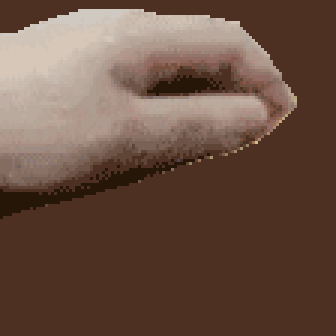
#> input picture PetPetFrames/template.gif, 112 x 112 px (shown 3 times larger)
$ python -i petpet_avatar.py   (imports and definitions only)
#> lines starting #> are read from the running program, lines starting #| are printed output that depends on the picture; after the words box and inside, x2 and y2 are one past the last pixel; in counts of white or black regions, pixels touching at a corner belong together
# 生成摸摸gif模块


from pathlib import Path
import re
import requests
import math
from PIL import Image as PILImage, ImageDraw
from graia.ariadne.app import Ariadne
from graia.ariadne.event.message import GroupMessage
from graia.ariadne.message.chain import MessageChain
from graia.ariadne.message.element import Image as GraiaImage
from graia.ariadne.model import Group, Member
from graia.saya import Channel
from graia.saya.builtins.broadcast import ListenerSchema

# [1 line that did not run here, left out]


def overlay_gif_on_image(image_path, output_path):
#> called with image_path = '../PetPetFrames/template.gif', output_path = 'out.png'
    import cv2            # 懒加载，仅在生成摸摸图时导入（省 ~150MB）
    import numpy as np

    gif_path = '/home/botin/hand_image/petpet/template.gif'

    image = cv2.imread(image_path)
#> image is the input picture: shape (112, 112, 3); mean B, G, R 67.7, 80.5, 107.2
    image_pil = PILImage.fromarray(cv2.cvtColor(image, cv2.COLOR_BGR2RGB))


    new_width = int(image_pil.width * 2 / 5)
#> new_width = 44
    new_height = int(image_pil.height * 2 / 5)
#> new_height = 44
    image_pil = image_pil.resize((new_width, new_height))
#> image_pil: PIL image 44x44 RGB

    mask = PILImage.new('L', image_pil.size, 0)
#> mask: PIL image 44x44 L; every value is 0
    draw = ImageDraw.Draw(mask)
    draw.ellipse((0, 0, image_pil.width, image_pil.height), fill=255)
    image_pil.putalpha(mask)
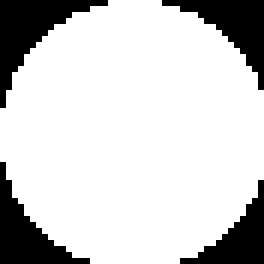
#> mask: PIL image 44x44 L (shown 6 times larger); 80.7% white; 4 black regions, box (x1, y1, x2, y2) and area: (0, 0, 18, 18) 111, (27, 0, 44, 15) 93, (0, 27, 15, 44) 93, (30, 30, 44, 44) 76
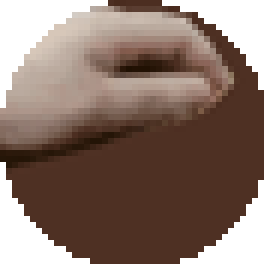
#> image_pil: PIL image 44x44 RGBA (shown 6 times larger); mean R, G, B, A 107.2, 80.5, 67.7, 205.9; transparent parts drawn white

    gif = PILImage.open(gif_path)
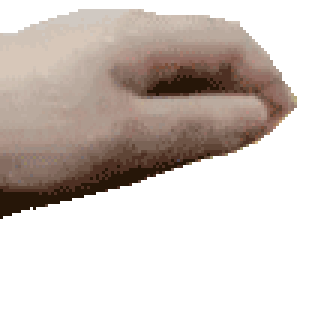
#> gif: PIL image 112x112 P (shown 3 times larger); mean R, G, B, A 60.1, 51.6, 46.6, 101; transparent parts drawn white
    new_frames = []

    for frame_idx in range(gif.n_frames):
        gif.seek(frame_idx)
        gif_frame = gif.convert("RGBA").resize((gif.width * 2, gif.height * 2))

        y_offset = int(15 * math.sin(frame_idx * 0.5))
        current_y = 16 + y_offset

        composite = PILImage.new("RGBA", gif_frame.size)
        composite.paste(image_pil, (0, current_y), image_pil)
        composite.alpha_composite(gif_frame)

        new_frames.append(composite.convert("RGB"))
#> this loop made 10 passes
#> pass 3, in overlay_gif_on_image, `gif_frame = gif.convert("RGBA").resize((gif.width * 2, gif.height * 2))`:
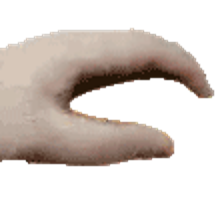
#> gif_frame: PIL image 224x224 RGBA; mean R, G, B, A 67.4, 58.9, 53.5, 100.5; transparent parts drawn white
#> after the loop:
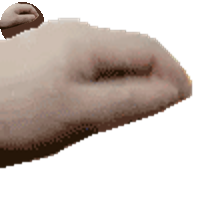
#> composite: PIL image 224x224 RGBA; mean R, G, B, A 62.8, 53.7, 48.4, 105; transparent parts drawn white
#> after the loop:
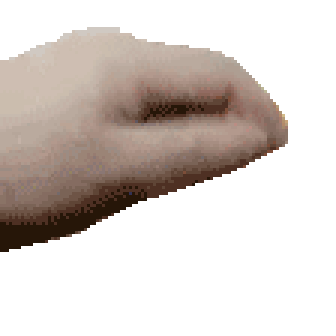
#> gif: PIL image 112x112 RGBA (shown 3 times larger); mean R, G, B, A 58.7, 50.4, 45.5, 99.4; transparent parts drawn white
#> after the loop, new_frames = 10 items

    new_frames[0].save(
        output_path,
        save_all=True,
        append_images=new_frames[1:],
        duration=gif.info['duration'],
        loop=0
    )
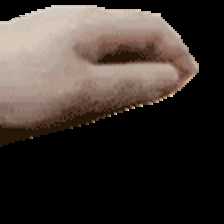
#> saved as out.png: PIL image 224x224 RGB; mean R, G, B 61.9, 53.1, 48


# [15 lines not run here, left out]

>>> result = overlay_gif_on_image('../PetPetFrames/template.gif', 'out.png')
